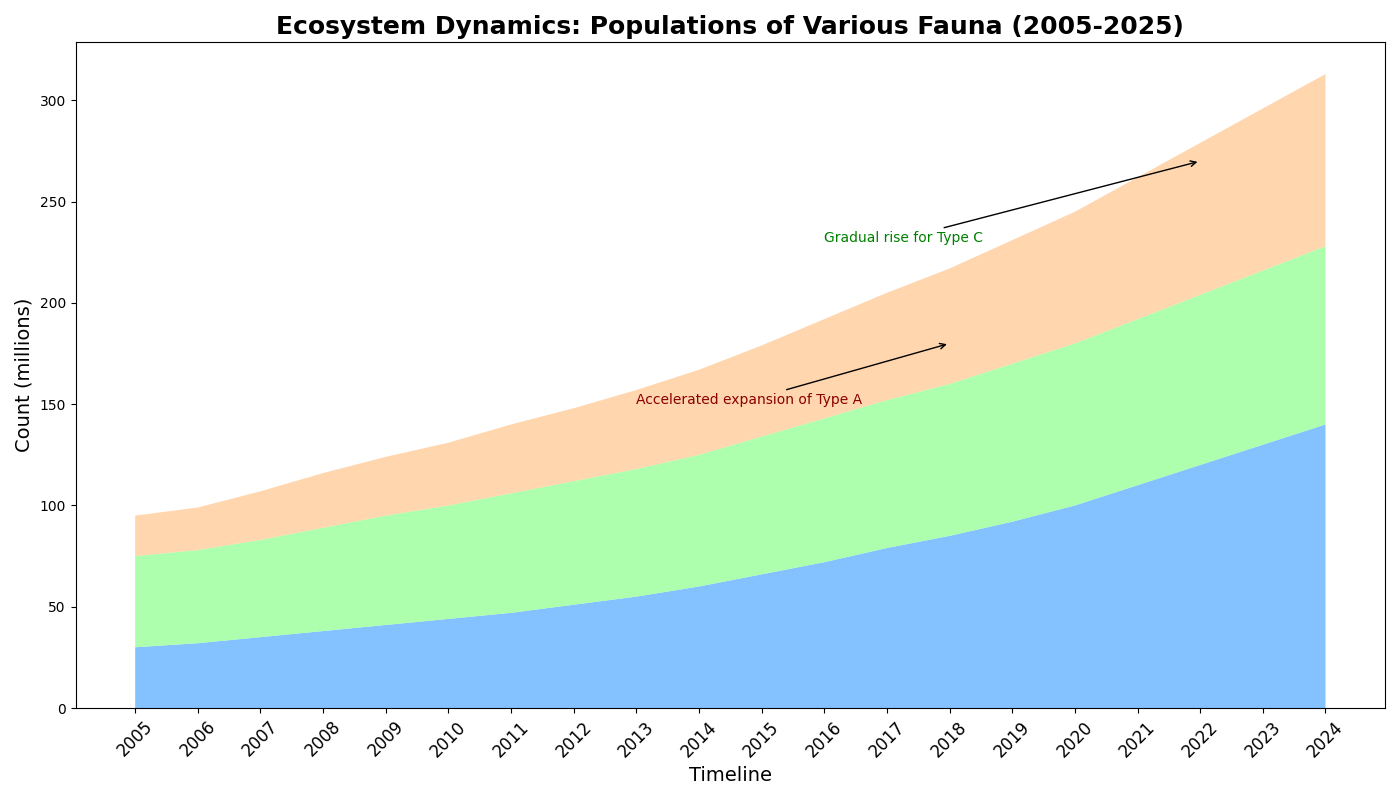

Here is the Python script that generated this plot:
import matplotlib.pyplot as plt
import numpy as np

years = np.arange(2005, 2025)

species_a = np.array([30, 32, 35, 38, 41, 44, 47, 51, 55, 60, 66, 72, 79, 85, 92, 100, 110, 120, 130, 140])
species_b = np.array([45, 46, 48, 51, 54, 56, 59, 61, 63, 65, 68, 71, 73, 75, 78, 80, 82, 84, 86, 88])
species_c = np.array([20, 21, 24, 27, 29, 31, 34, 36, 39, 42, 45, 49, 53, 57, 61, 65, 70, 75, 80, 85])

population_data = np.vstack([species_a, species_b, species_c])

fig, ax1 = plt.subplots(figsize=(14, 8))

ax1.stackplot(years, population_data, colors=['#66b3ff', '#99ff99', '#ffcc99'], alpha=0.8)

ax1.set_title('Ecosystem Dynamics: Populations of Various Fauna (2005-2025)', fontsize=18, fontweight='bold')
ax1.set_xlabel('Timeline', fontsize=14)
ax1.set_ylabel('Count (millions)', fontsize=14)

ax1.set_xticks(years)
ax1.set_xticklabels(years, rotation=45, fontsize=12)

ax1.annotate('Accelerated expansion of Type A', xy=(2018, 180), xytext=(2013, 150),
             arrowprops=dict(facecolor='black', arrowstyle='->'), fontsize=10, color='darkred')

ax1.annotate('Gradual rise for Type C', xy=(2022, 270), xytext=(2016, 230),
             arrowprops=dict(facecolor='black', arrowstyle='->'), fontsize=10, color='green')

plt.tight_layout()

plt.show()
